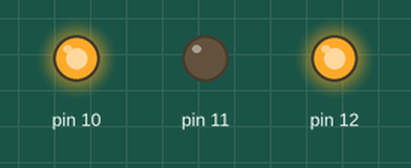
Simulated run of this sketch. Board: Arduino Uno, built with avr-gcc and run on an emulated ATmega328P. Parts: output pins drawn as LEDs (lit = HIGH).

Above: at 0.1 s.
At 2.1 s:
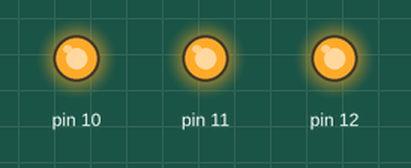
Timing chart, 0 to 3.6 s (numbered marks = the images above):
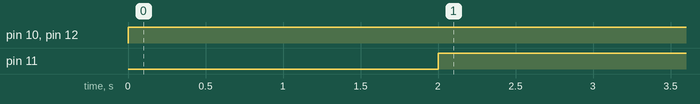

Measured:
- by itself, pin 10, pin 12: LOW → HIGH at 0.00 s
- by itself, pin 11: LOW → HIGH at 2.0 s

The sketch:

Traffic_Light_Assignment.ino
```cpp
void setup() {

pinMode(10,OUTPUT);
pinMode(11,OUTPUT);
pinMode(12,OUTPUT);

}

void loop() {
digitalWrite(12,HIGH);
digitalWrite(10,HIGH);
delay(2000);
digitalWrite(11,HIGH);
digitalWrite(12,HIGH);
delay(1500);
digitalWrite(10,HIGH);
digitalWrite(11,HIGH);
delay(1000);

}
```
